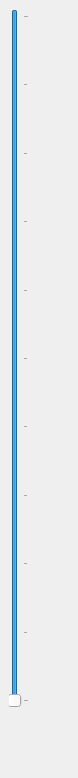
<?xml version="1.0" encoding="UTF-8"?>
<ui version="4.0">
 <class>rightDockWidget</class>
 <widget class="QDockWidget" name="rightDockWidget">
  <property name="geometry">
   <rect>
    <x>0</x>
    <y>0</y>
    <width>78</width>
    <height>778</height>
   </rect>
  </property>
  <property name="sizePolicy">
   <sizepolicy hsizetype="Minimum" vsizetype="Maximum">
    <horstretch>0</horstretch>
    <verstretch>0</verstretch>
   </sizepolicy>
  </property>
  <property name="minimumSize">
   <size>
    <width>70</width>
    <height>154</height>
   </size>
  </property>
  <property name="maximumSize">
   <size>
    <width>524287</width>
    <height>524287</height>
   </size>
  </property>
  <property name="toolTip">
   <string/>
  </property>
  <property name="floating">
   <bool>false</bool>
  </property>
  <property name="features">
   <set>QDockWidget::AllDockWidgetFeatures</set>
  </property>
  <property name="allowedAreas">
   <set>Qt::LeftDockWidgetArea|Qt::RightDockWidgetArea</set>
  </property>
  <property name="windowTitle">
   <string>Vertical swipe slider</string>
  </property>
  <widget class="QWidget" name="dockWidgetContents">
   <layout class="QVBoxLayout" name="verticalLayout">
    <item>
     <widget class="QSlider" name="Slider">
      <property name="maximum">
       <number>1000</number>
      </property>
      <property name="value">
       <number>1000</number>
      </property>
      <property name="orientation">
       <enum>Qt::Vertical</enum>
      </property>
      <property name="invertedAppearance">
       <bool>true</bool>
      </property>
      <property name="invertedControls">
       <bool>true</bool>
      </property>
      <property name="tickPosition">
       <enum>QSlider::TicksBelow</enum>
      </property>
      <property name="tickInterval">
       <number>100</number>
      </property>
     </widget>
    </item>
    <item>
     <widget class="QLabel" name="label_2">
      <property name="minimumSize">
       <size>
        <width>0</width>
        <height>55</height>
       </size>
      </property>
      <property name="text">
       <string/>
      </property>
     </widget>
    </item>
   </layout>
  </widget>
 </widget>
 <resources/>
 <connections/>
</ui>
